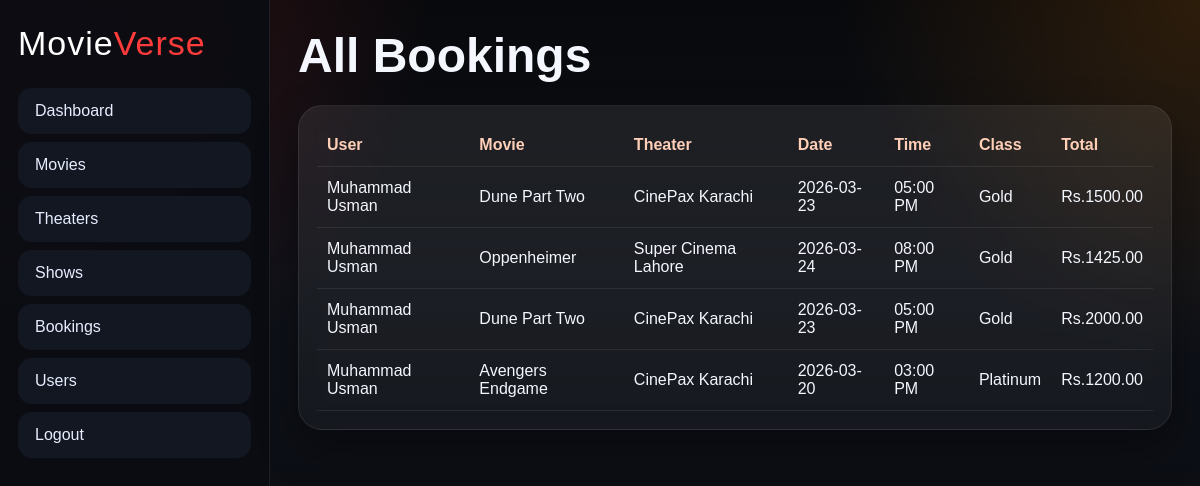
Screenshot of /admin/booking.php (signed in) with the database file from the repository.
### tables this page shows
CREATE TABLE `bookings` (
  `id` int(11) NOT NULL,
  `user_id` int(11) NOT NULL,
  `show_id` int(11) NOT NULL,
  `seat_class` varchar(50) NOT NULL,
  `seat_numbers` varchar(255) NOT NULL,
  `tickets` int(11) NOT NULL,
  `kids_tickets` int(11) DEFAULT 0,
  `total_amount` decimal(10,2) NOT NULL,
  `booking_date` timestamp NOT NULL DEFAULT current_timestamp(),
  `show_time` varchar(50) DEFAULT NULL
);

CREATE TABLE `users` (
  `id` int(11) NOT NULL,
  `name` varchar(100) NOT NULL,
  `email` varchar(120) NOT NULL,
  `phone` varchar(20) NOT NULL,
  `password` varchar(255) NOT NULL,
  `created_at` timestamp NOT NULL DEFAULT current_timestamp()
);

CREATE TABLE `movies` (
  `id` int(11) NOT NULL,
  `title` varchar(150) NOT NULL,
  `genre` varchar(100) NOT NULL,
  `duration` varchar(50) NOT NULL,
  `language` varchar(50) NOT NULL,
  `rating` varchar(20) NOT NULL,
  `description` text NOT NULL,
  `poster` varchar(255) NOT NULL,
  `trailer_link` varchar(255) DEFAULT NULL,
  `release_date` date DEFAULT NULL,
  `created_at` timestamp NOT NULL DEFAULT current_timestamp()
);

CREATE TABLE `theaters` (
  `id` int(11) NOT NULL,
  `theater_name` varchar(120) NOT NULL,
  `location` varchar(150) NOT NULL,
  `created_at` timestamp NOT NULL DEFAULT current_timestamp()
);

CREATE TABLE `shows` (
  `id` int(11) NOT NULL,
  `movie_id` int(11) NOT NULL,
  `theater_id` int(11) NOT NULL,
  `show_date` date NOT NULL,
  `show_time` varchar(50) NOT NULL,
  `gold_price` decimal(10,2) NOT NULL,
  `platinum_price` decimal(10,2) NOT NULL,
  `box_price` decimal(10,2) NOT NULL
);

### admin/booking.php (the view, shortened to what this page needs)
<?php
include "../includes/db.php";
$bookings = mysqli_query($conn, "
    SELECT bookings.*, users.name, movies.title, theaters.theater_name, shows.show_date, shows.show_time
    FROM bookings
    JOIN users ON users.id = bookings.user_id
    JOIN shows ON shows.id = bookings.show_id
    JOIN movies ON movies.id = shows.movie_id
    JOIN theaters ON theaters.id = shows.theater_id
    ORDER BY bookings.id DESC
");
?>
<!DOCTYPE html>
<html lang="en">
<head>
    <link rel="stylesheet" href="/TRY/assets/style.css">
</head>
<body>
<div class="admin-shell">
    <aside class="sidebar">
        <a href="dashboard.php" class="logo">Movie<span>Verse</span></a>
        <nav class="side-nav">
            <a href="dashboard.php">Dashboard</a>
            <a href="movies.php">Movies</a>
            <a href="theaters.php">Theaters</a>
            <a href="shows.php">Shows</a>
            <a href="booking.php">Bookings</a>
            <a href="users.php">Users</a>
            <a href="logout.php">Logout</a>
        </nav>
    </aside>
    <main class="admin-main">
        <div class="admin-header"><h1>All Bookings</h1></div>
        <div class="glass panel">
            <div class="table-wrap">
                <table>
                    <tr>
                        <th>User</th>
                        <th>Movie</th>
                        <th>Theater</th>
                        <th>Date</th>
                        <th>Time</th>
                        <th>Class</th>
                        <th>Total</th>
                    </tr>
                    <?php while($row = mysqli_fetch_assoc($bookings)): ?>
                        <tr>
                            <td><?= ($row['name']) ?></td>
                            <td><?= ($row['title']) ?></td>
                            <td><?= ($row['theater_name']) ?></td>
                            <td><?= ($row['show_date']) ?></td>
                            <td><?= ($row['show_time']) ?></td>
                            <td><?= ($row['seat_class']) ?></td>
                            <td>Rs.<?= ($row['total_amount']) ?></td>
                        </tr>
                    <?php endwhile; ?>
                </table>
            </div>
        </div>
    </main>
</div>
</body>
</html>

### assets/style.css (style rules this page uses)
:root { --bg:#09090d; --panel:#11131b; --panel2:#171b27; --text:#f5f7ff; --muted:#b6bed3; --line:rgba(255,255,255,.08); --primary:#ff3b3b; --primary2:#ff8a00; --shadow:0 18px 40px rgba(0,0,0,.35); }
* { margin:0; padding:0; box-sizing:border-box; }
body { font-family:'Poppins',sans-serif; background: radial-gradient(circle at top left, rgba(255,59,59,.20), transparent 30%), radial-gradient(circle at top right, rgba(255,138,0,.15), transparent 25%), linear-gradient(180deg,#08090c,#0e1118 35%,#090a0f); color:var(--text); min-height:100vh; }
a { text-decoration:none; color:inherit; }
.logo { font-family:'Bebas Neue',sans-serif; font-size:34px; letter-spacing:1px; text-decoration:none; color:#fff; line-height:1; }
.logo span { color:var(--primary); }
.glass { background:linear-gradient(180deg,rgba(255,255,255,.08),rgba(255,255,255,.04)); border:1px solid var(--line); box-shadow:var(--shadow); border-radius:24px; backdrop-filter:blur(10px); }
.show-card, .feature, .panel, .dashboard-card { padding:18px; }
.admin-shell { display:grid; grid-template-columns:270px 1fr; min-height:100vh; }
.sidebar { position:sticky; top:0; height:100vh; padding:26px 18px; background:rgba(10,12,18,.92); border-right:1px solid var(--line); }
.side-nav { display:grid; gap:8px; margin-top:28px; }
.side-nav a { padding:13px 16px; border-radius:14px; background:#121722; border:1px solid transparent; color:#e7edff; }
.admin-main { padding:28px; }
.admin-header { display:flex; justify-content:space-between; align-items:center; margin-bottom:22px; gap:20px; }
.admin-header h1 { font-family:'Bebas Neue',sans-serif; font-size:3rem; }
.table-wrap { overflow:auto; }
table { width:100%; border-collapse:collapse; }
table th, table td { padding:12px 10px; border-bottom:1px solid var(--line); text-align:left; }
table th { color:#ffcfb8; }

### rows the page displays
bookings: user.name "Muhammad Usman", movies.title "Dune Part Two", theaters.theater_name "CinePax Karachi", show.show_date "2026-03-23", show.show_time "05:00 PM", seat_class "Gold", total_amount "1500.00"
bookings: user.name "Muhammad Usman", movies.title "Oppenheimer", theaters.theater_name "Super Cinema Lahore", show.show_date "2026-03-24", show.show_time "08:00 PM", seat_class "Gold", total_amount "1425.00"
bookings: user.name "Muhammad Usman", movies.title "Dune Part Two", theaters.theater_name "CinePax Karachi", show.show_date "2026-03-23", show.show_time "05:00 PM", seat_class "Gold", total_amount "2000.00"
bookings: user.name "Muhammad Usman", movies.title "Avengers Endgame", theaters.theater_name "CinePax Karachi", show.show_date "2026-03-20", show.show_time "03:00 PM", seat_class "Platinum", total_amount "1200.00"
